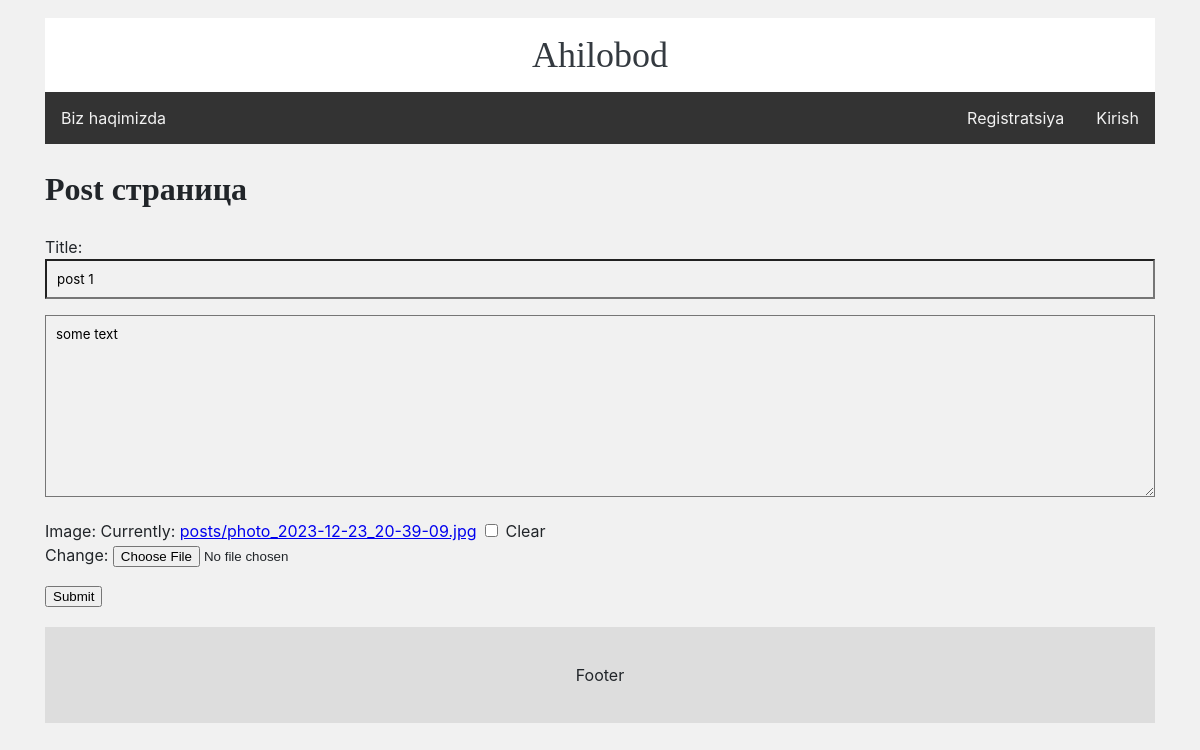
The app's page /13/update, older data.
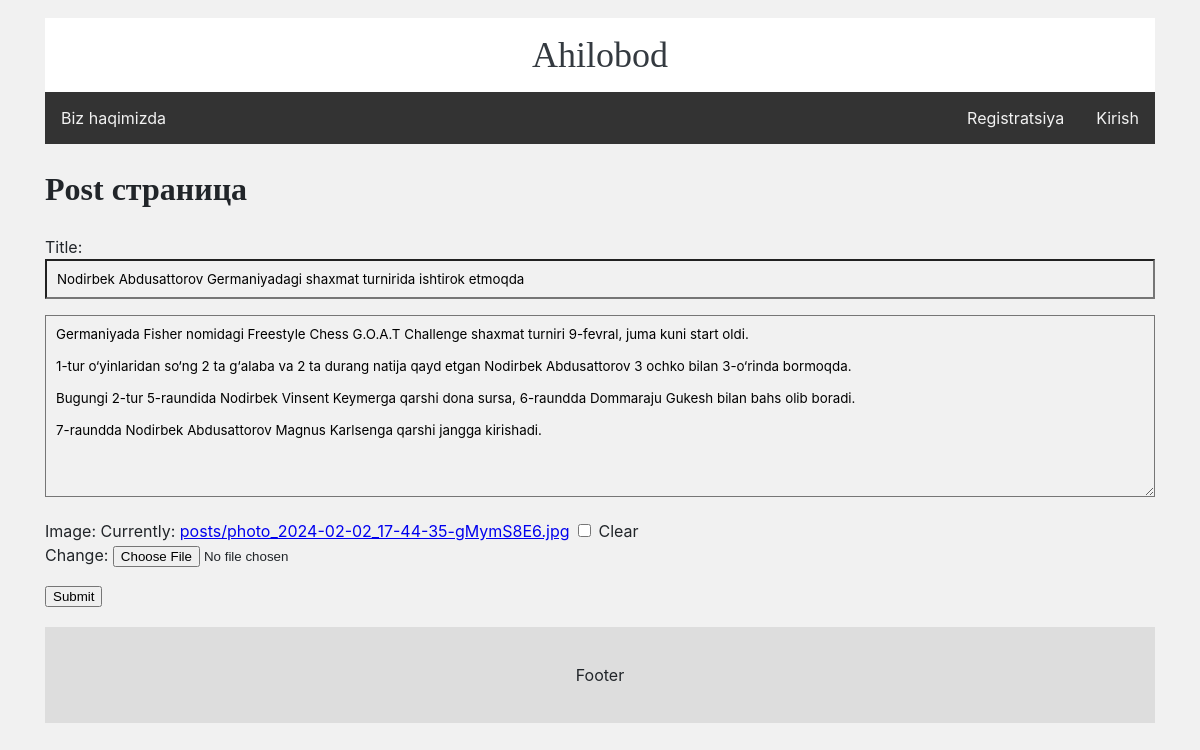
The same page, newer data.
### webapp/models.py (models this page shows, shortened)
class Post(models.Model):
    post_id = models.AutoField(primary_key=True)
    title = models.CharField(max_length=255)
    full_text = RichTextField(blank=True, null=True)
    created_at = models.DateTimeField(default=timezone.now)
    user_id = models.ForeignKey(User, on_delete=models.CASCADE, related_name='posts')
    updated_at = models.DateTimeField(auto_now=True)
    image = models.ImageField(null=True, blank=True, upload_to='posts/')

### webapp/views.py (the view)
# urls.py: path('<int:pk>/update', views.PostUpdateView.as_view(), name='post-update'),
class PostUpdateView(UpdateView):
    model = Post
    template_name = 'webapp/create.html'
    form_class = PostForm

### webapp/forms.py
class PostForm(forms.ModelForm):
    class Meta:
        model = Post
        fields = ['title', 'full_text', 'image']
        labels = {'title': 'Title', 'full_text': '', 'image': 'Image'}
        widgets = {
            'title': forms.TextInput(attrs={
                'class': 'form-control',
                'placeholder': 'Post sarlavhasi'
            }),
            'full_text': forms.Textarea(attrs={
                'class': 'form-control',
                'placeholder': 'Toʻliq matnni joylash'
            })
        }

### webapp/templates/webapp/create.html (shortened to what this page needs)
{% extends 'webapp/layout.html' %}
{% block body%}
<div class="features">
    <h1>Post страница</h1>
    <form method="post" enctype="multipart/form-data">
        {{ form.as_p }}
        <input type="submit" value="Submit" class="btn">
    </form>
</div>
{% endblock%}

Row changes from the older to the newer data that the page shows:
changed Post: title "post 1" → "Nodirbek Abdusattorov Germaniyadagi shaxmat turnirida ishtirok etmoqda"; full_text "some text" → "Germaniyada Fisher nomidagi Freestyle Chess G.O.A.T Challenge shaxmat turniri 9-fevral, juma kuni start oldi. 1-tur o‘yinlaridan so‘ng 2 ta g‘alaba va 2 ta durang natija qayd etgan Nodirbek Abdusattorov 3 ochko bilan 3-o‘rinda bormoqda. Bugungi 2-tur 5-raundida Nodirbek Vinsent Keymerga qarshi dona sursa, 6-raundda Dommaraju Gukesh bilan bahs olib boradi. 7-raundda Nodirbek Abdusattorov Magnus Karlsenga qarshi jangga kirishadi."
Text that changed along with them:
text no longer shown: "Title: Image: Currently: posts/photo_2023-12-23_20-39-09.jpg Clear Change:"
text now shown: "Title: Image: Currently: posts/photo_2024-02-02_17-44-35-gMymS8E6.jpg Clear Change:"
